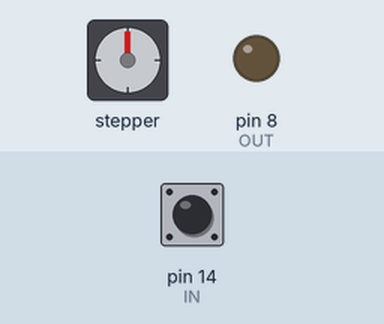
The sketch below on a simulated Arduino Uno, built with avr-gcc and run on an emulated ATmega328P. Shown: stepper motor, output pins drawn as LEDs (lit = HIGH). Dashed ring = blinking. The test bench sets the inputs (shaded band); at power-on: pin 14 (IN) LOW. Stepper angles assume 4096 steps per turn; what the sketch prints to the serial monitor is not drawn.

Above: at 1.2 s.
1.3 s: pin 14 (IN) driven HIGH
At 1.45 s:
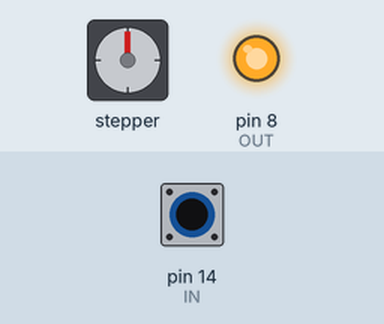
4.3 s: pin 14 (IN) driven LOW
At 5.5 s:
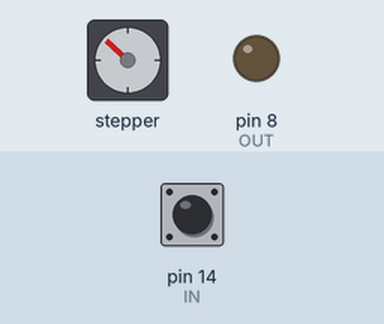
5.8 s: pin 14 (IN) driven HIGH
At 5.95 s:
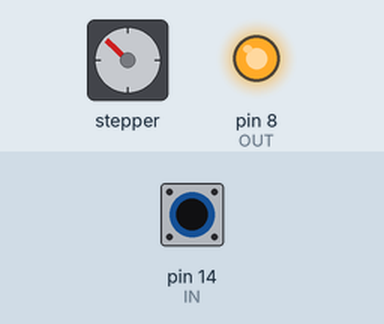
8.8 s: pin 14 (IN) driven LOW
At 9.1 s:
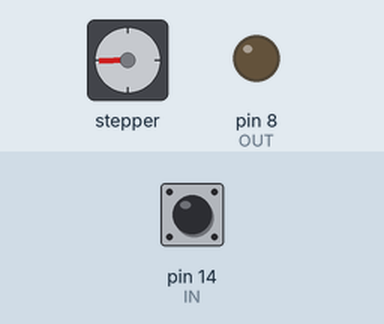
10.3 s: pin 14 (IN) driven HIGH
At 10.45 s:
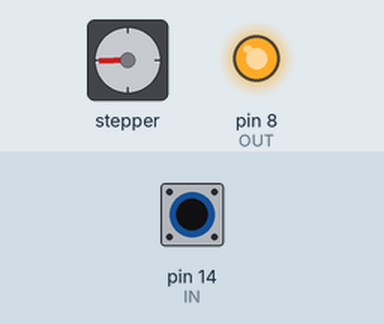
13.3 s: pin 14 (IN) pulsed LOW 2 times (0.12 s each, 0.3 s apart)
At 13.45 s:
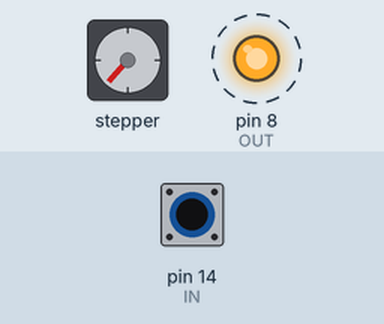
Timing chart, 0 to 17.3 s (numbered marks = the images above; inputs shaded):
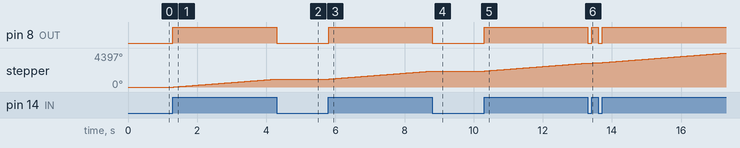

The sketch:

Motor-Module.ino
```cpp
// include the library code
#include "Arduino.h"
//Stepper library
#include <CheapStepper.h>

//I/O constants
#define IN  14
#define OUT 8

//Motor variables
CheapStepper stepper (2, 3, 4, 5);
boolean moveClockwise = true;
int rotation = 0; //on full rotation is 4096 Steps

//I/O variable
int input = LOW;

void setup() {
  Serial.begin(115200); //IMPORTANT: Influences Motor speed
  pinMode(IN,INPUT); //initialize input
  pinMode(OUT,OUTPUT); //initialize output
  digitalWrite(OUT,LOW); //set the initial output to low
  }

void loop() {
  //read the input from the sensor module
  input = digitalRead(IN);
  Serial.println(input);

  if(input == HIGH){
    //rotate the motor by one step
    //rotateMotor();
    stepper.step(moveClockwise);

    digitalWrite(OUT,HIGH);
  }
  else{
    digitalWrite(OUT,LOW);
  }
}
/*
void rotateMotor(){
  stepper.step(moveClockwise);
  rotation = rotation + 1;
  if(rotation > 4096){ //only rotate 360 degrees than turn (maybe not neccesary)
    moveClockwise = !moveClockwise;
    rotation = 0;
  }
}
*/
```

Measured:
- after the input at 1.3 s, pin 8 (OUT): LOW → HIGH at once; stepper: keeps turning clockwise at about 347°/s, starting at once
- after the input at 4.3 s, pin 8 (OUT): HIGH → LOW at once
- after the input at 5.8 s, pin 8 (OUT): LOW → HIGH at once; stepper: keeps turning clockwise at about 345°/s, starting at once
- after the input at 8.8 s, pin 8 (OUT): HIGH → LOW at once
- after the input at 10.3 s, pin 8 (OUT): LOW → HIGH at once; stepper: keeps turning clockwise at about 347°/s, starting at once
- after the input at 13.3 s, pin 8 (OUT): alternates HIGH for 0.18 s and LOW for 0.12 s, 4 changes in all, then stays HIGH, starting at once
